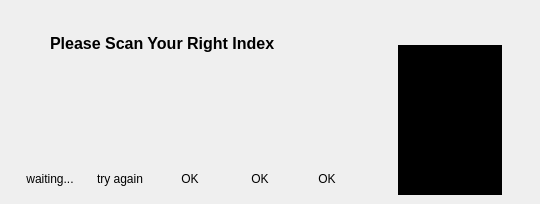
      <widget class="QWidget" name="scanTab">
       <attribute name="title">
        <string>Scan/Verify</string>
       </attribute>
       <widget class="QLabel" name="animationLabel">
        <property name="geometry">
         <rect>
          <x>398</x>
          <y>45</y>
          <width>104</width>
          <height>150</height>
         </rect>
        </property>
        <property name="styleSheet">
         <string notr="true">background-color:rgb(0,0,0);</string>
        </property>
        <property name="alignment">
         <set>Qt::AlignCenter</set>
        </property>
       </widget>
       <widget class="QLabel" name="fingerprintLabel1">
        <property name="geometry">
         <rect>
          <x>30</x>
          <y>89</y>
          <width>44</width>
          <height>60</height>
         </rect>
        </property>
        <property name="text">
         <string/>
        </property>
        <property name="pixmap">
         <pixmap resource="GUI-res.qrc">:/new/prefix1/res/Fingerprint.png</pixmap>
        </property>
       </widget>
       <widget class="QLabel" name="fingerprintLabel2">
        <property name="geometry">
         <rect>
          <x>100</x>
          <y>89</y>
          <width>44</width>
          <height>60</height>
         </rect>
        </property>
        <property name="text">
         <string/>
        </property>
        <property name="pixmap">
         <pixmap resource="GUI-res.qrc">:/new/prefix1/res/Fingerprint.png</pixmap>
        </property>
       </widget>
       <widget class="QLabel" name="fingerprintLabel3">
        <property name="geometry">
         <rect>
          <x>170</x>
          <y>89</y>
          <width>44</width>
          <height>60</height>
         </rect>
        </property>
        <property name="text">
         <string/>
        </property>
        <property name="pixmap">
         <pixmap resource="GUI-res.qrc">:/new/prefix1/res/Fingerprint.png</pixmap>
        </property>
       </widget>
       <widget class="QLabel" name="acquireLabel">
        <property name="geometry">
         <rect>
          <x>50</x>
          <y>30</y>
          <width>481</width>
          <height>26</height>
         </rect>
        </property>
        <property name="font">
         <font>
          <pointsize>12</pointsize>
          <weight>75</weight>
          <bold>true</bold>
         </font>
        </property>
        <property name="text">
         <string>Please Scan Your Right Index</string>
        </property>
       </widget>
       <widget class="QLabel" name="fpStatusLabel1">
        <property name="geometry">
         <rect>
          <x>0</x>
          <y>170</y>
          <width>100</width>
          <height>18</height>
         </rect>
        </property>
        <property name="text">
         <string>waiting...</string>
        </property>
        <property name="alignment">
         <set>Qt::AlignCenter</set>
        </property>
       </widget>
       <widget class="QLabel" name="fpStatusLabel2">
        <property name="geometry">
         <rect>
          <x>70</x>
          <y>170</y>
          <width>100</width>
          <height>18</height>
         </rect>
        </property>
        <property name="text">
         <string>try again</string>
        </property>
        <property name="alignment">
         <set>Qt::AlignCenter</set>
        </property>
       </widget>
       <widget class="QLabel" name="fpStatusLabel3">
        <property name="geometry">
         <rect>
          <x>140</x>
          <y>170</y>
          <width>100</width>
          <height>18</height>
         </rect>
        </property>
        <property name="text">
         <string>OK</string>
        </property>
        <property name="alignment">
         <set>Qt::AlignCenter</set>
        </property>
       </widget>
       <widget class="QLabel" name="fpResultLabel1">
        <property name="geometry">
         <rect>
          <x>43</x>
          <y>145</y>
          <width>20</width>
          <height>20</height>
         </rect>
        </property>
        <property name="text">
         <string/>
        </property>
        <property name="pixmap">
         <pixmap resource="GUI-res.qrc">:/new/prefix1/res/fp-error.png</pixmap>
        </property>
       </widget>
       <widget class="QLabel" name="fpResultLabel2">
        <property name="geometry">
         <rect>
          <x>113</x>
          <y>145</y>
          <width>20</width>
          <height>20</height>
         </rect>
        </property>
        <property name="text">
         <string/>
        </property>
        <property name="pixmap">
         <pixmap resource="GUI-res.qrc">:/new/prefix1/res/fp-error.png</pixmap>
        </property>
       </widget>
       <widget class="QLabel" name="fpResultLabel3">
        <property name="geometry">
         <rect>
          <x>183</x>
          <y>145</y>
          <width>20</width>
          <height>20</height>
         </rect>
        </property>
        <property name="text">
         <string/>
        </property>
        <property name="pixmap">
         <pixmap resource="GUI-res.qrc">:/new/prefix1/res/fp-error.png</pixmap>
        </property>
       </widget>
       <widget class="QLabel" name="fingerprintLabel4">
        <property name="geometry">
         <rect>
          <x>240</x>
          <y>89</y>
          <width>44</width>
          <height>60</height>
         </rect>
        </property>
        <property name="text">
         <string/>
        </property>
        <property name="pixmap">
         <pixmap resource="GUI-res.qrc">:/new/prefix1/res/Fingerprint.png</pixmap>
        </property>
       </widget>
       <widget class="QLabel" name="fingerprintLabel5">
        <property name="geometry">
         <rect>
          <x>307</x>
          <y>89</y>
          <width>44</width>
          <height>60</height>
         </rect>
        </property>
        <property name="text">
         <string/>
        </property>
        <property name="pixmap">
         <pixmap resource="GUI-res.qrc">:/new/prefix1/res/Fingerprint.png</pixmap>
        </property>
       </widget>
       <widget class="QLabel" name="fpStatusLabel4">
        <property name="geometry">
         <rect>
          <x>210</x>
          <y>170</y>
          <width>100</width>
          <height>18</height>
         </rect>
        </property>
        <property name="text">
         <string>OK</string>
        </property>
        <property name="alignment">
         <set>Qt::AlignCenter</set>
        </property>
       </widget>
       <widget class="QLabel" name="fpStatusLabel5">
        <property name="geometry">
         <rect>
          <x>277</x>
          <y>170</y>
          <width>100</width>
          <height>18</height>
         </rect>
        </property>
        <property name="text">
         <string>OK</string>
        </property>
        <property name="alignment">
         <set>Qt::AlignCenter</set>
        </property>
       </widget>
       <widget class="QLabel" name="fpResultLabel5">
        <property name="geometry">
         <rect>
          <x>320</x>
          <y>145</y>
          <width>20</width>
          <height>20</height>
         </rect>
        </property>
        <property name="text">
         <string/>
        </property>
        <property name="pixmap">
         <pixmap resource="GUI-res.qrc">:/new/prefix1/res/fp-error.png</pixmap>
        </property>
       </widget>
       <widget class="QLabel" name="fpResultLabel4">
        <property name="geometry">
         <rect>
          <x>253</x>
          <y>145</y>
          <width>20</width>
          <height>20</height>
         </rect>
        </property>
        <property name="text">
         <string/>
        </property>
        <property name="pixmap">
         <pixmap resource="GUI-res.qrc">:/new/prefix1/res/fp-error.png</pixmap>
        </property>
       </widget>
      </widget>
